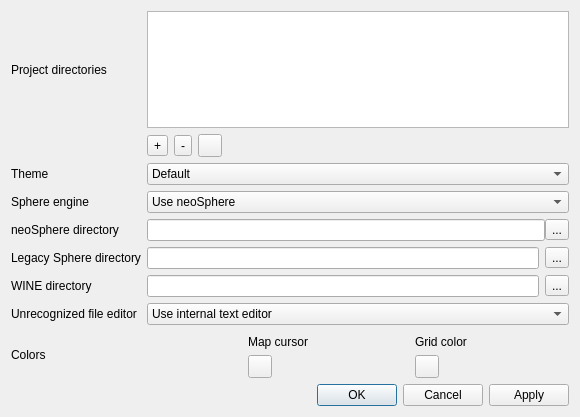
<?xml version="1.0" encoding="UTF-8"?>
<ui version="4.0">
 <class>SettingsWindow</class>
 <widget class="QDialog" name="SettingsWindow">
  <property name="windowModality">
   <enum>Qt::ApplicationModal</enum>
  </property>
  <property name="geometry">
   <rect>
    <x>0</x>
    <y>0</y>
    <width>580</width>
    <height>417</height>
   </rect>
  </property>
  <property name="minimumSize">
   <size>
    <width>580</width>
    <height>362</height>
   </size>
  </property>
  <property name="maximumSize">
   <size>
    <width>580</width>
    <height>432</height>
   </size>
  </property>
  <property name="windowTitle">
   <string>Configure QtSphere IDE</string>
  </property>
  <property name="modal">
   <bool>true</bool>
  </property>
  <layout class="QGridLayout" name="gridLayout">
   <property name="sizeConstraint">
    <enum>QLayout::SetNoConstraint</enum>
   </property>
   <item row="3" column="1">
    <widget class="QComboBox" name="whichEngine_combo">
     <property name="toolTip">
      <string>&lt;html&gt;&lt;head/&gt;&lt;body&gt;&lt;p&gt;If the legacy engine is chosen on a non-Windows OS and WINE is available, it will be used.&lt;/p&gt;&lt;/body&gt;&lt;/html&gt;</string>
     </property>
     <property name="currentText">
      <string>Use neoSphere</string>
     </property>
     <item>
      <property name="text">
       <string>Use neoSphere</string>
      </property>
     </item>
     <item>
      <property name="text">
       <string>Use Sphere 1.x (legacy)</string>
      </property>
     </item>
    </widget>
   </item>
   <item row="2" column="1">
    <widget class="QComboBox" name="theme_combo">
     <item>
      <property name="text">
       <string>Default</string>
      </property>
     </item>
     <item>
      <property name="text">
       <string>Dark</string>
      </property>
     </item>
     <item>
      <property name="text">
       <string>Custom</string>
      </property>
     </item>
    </widget>
   </item>
   <item row="1" column="1">
    <layout class="QHBoxLayout" name="projectDirBtnsLayout">
     <item>
      <widget class="QToolButton" name="addDirButton">
       <property name="toolTip">
        <string>Add project directory</string>
       </property>
       <property name="text">
        <string>+</string>
       </property>
       <property name="icon">
        <iconset theme="list-add"/>
       </property>
      </widget>
     </item>
     <item>
      <widget class="QToolButton" name="removeDirButton">
       <property name="toolTip">
        <string>Remove selected project directory</string>
       </property>
       <property name="text">
        <string>-</string>
       </property>
       <property name="icon">
        <iconset theme="list-remove"/>
       </property>
      </widget>
     </item>
     <item>
      <widget class="QToolButton" name="browseDirButton">
       <property name="toolTip">
        <string>Browse for selected project directory</string>
       </property>
       <property name="text">
        <string/>
       </property>
       <property name="icon">
        <iconset theme="folder-open"/>
       </property>
      </widget>
     </item>
     <item>
      <spacer name="horizontalSpacer">
       <property name="orientation">
        <enum>Qt::Horizontal</enum>
       </property>
       <property name="sizeHint" stdset="0">
        <size>
         <width>650</width>
         <height>20</height>
        </size>
       </property>
      </spacer>
     </item>
    </layout>
   </item>
   <item row="4" column="1">
    <layout class="QHBoxLayout" name="engineDirLayout">
     <property name="spacing">
      <number>0</number>
     </property>
     <item>
      <widget class="QLineEdit" name="neosphereDir_txt"/>
     </item>
     <item>
      <widget class="QToolButton" name="neosphereDir_btn">
       <property name="text">
        <string>...</string>
       </property>
      </widget>
     </item>
    </layout>
   </item>
   <item row="10" column="1">
    <widget class="QDialogButtonBox" name="buttonBox">
     <property name="standardButtons">
      <set>QDialogButtonBox::Apply|QDialogButtonBox::Cancel|QDialogButtonBox::Ok</set>
     </property>
     <property name="centerButtons">
      <bool>false</bool>
     </property>
    </widget>
   </item>
   <item row="5" column="0">
    <widget class="QLabel" name="legacySphereDir_lbl">
     <property name="text">
      <string>Legacy Sphere directory</string>
     </property>
    </widget>
   </item>
   <item row="8" column="1">
    <layout class="QGridLayout" name="colorsLayout">
     <property name="topMargin">
      <number>4</number>
     </property>
     <property name="horizontalSpacing">
      <number>6</number>
     </property>
     <item row="1" column="0">
      <widget class="ColorButton" name="mapCursorCol_btn">
       <property name="text">
        <string/>
       </property>
      </widget>
     </item>
     <item row="0" column="0">
      <widget class="QLabel" name="mapCursor_lbl">
       <property name="text">
        <string>Map cursor</string>
       </property>
       <property name="alignment">
        <set>Qt::AlignCenter</set>
       </property>
      </widget>
     </item>
     <item row="0" column="1">
      <widget class="QLabel" name="gridColor_lbl">
       <property name="text">
        <string>Grid color</string>
       </property>
       <property name="alignment">
        <set>Qt::AlignCenter</set>
       </property>
      </widget>
     </item>
     <item row="1" column="1">
      <widget class="ColorButton" name="gridColor_btn">
       <property name="text">
        <string/>
       </property>
      </widget>
     </item>
    </layout>
   </item>
   <item row="0" column="1">
    <widget class="QListWidget" name="projectDirsList">
     <property name="sizePolicy">
      <sizepolicy hsizetype="Expanding" vsizetype="Fixed">
       <horstretch>0</horstretch>
       <verstretch>0</verstretch>
      </sizepolicy>
     </property>
     <property name="sortingEnabled">
      <bool>false</bool>
     </property>
    </widget>
   </item>
   <item row="5" column="1">
    <layout class="QHBoxLayout" name="horizontalLayout">
     <item>
      <widget class="QLineEdit" name="legacySphereDir_txt"/>
     </item>
     <item>
      <widget class="QToolButton" name="legacySphereDir_btn">
       <property name="text">
        <string>...</string>
       </property>
      </widget>
     </item>
    </layout>
   </item>
   <item row="3" column="0">
    <widget class="QLabel" name="sphereEngine_lbl">
     <property name="text">
      <string>Sphere engine</string>
     </property>
    </widget>
   </item>
   <item row="0" column="0">
    <widget class="QLabel" name="projectDirectories_lbl">
     <property name="text">
      <string>Project directories</string>
     </property>
    </widget>
   </item>
   <item row="8" column="0">
    <widget class="QLabel" name="label">
     <property name="text">
      <string>Colors</string>
     </property>
    </widget>
   </item>
   <item row="4" column="0">
    <widget class="QLabel" name="neoSphereDir_lbl">
     <property name="text">
      <string>neoSphere directory</string>
     </property>
    </widget>
   </item>
   <item row="2" column="0">
    <widget class="QLabel" name="theme_lbl">
     <property name="text">
      <string>Theme</string>
     </property>
    </widget>
   </item>
   <item row="6" column="1">
    <layout class="QHBoxLayout" name="wineDir_layout">
     <item>
      <widget class="QLineEdit" name="wineDir_txt"/>
     </item>
     <item>
      <widget class="QToolButton" name="wineDir_btn">
       <property name="text">
        <string>...</string>
       </property>
      </widget>
     </item>
    </layout>
   </item>
   <item row="6" column="0">
    <widget class="QLabel" name="wineDir_lbl">
     <property name="text">
      <string>WINE directory</string>
     </property>
    </widget>
   </item>
   <item row="7" column="0">
    <widget class="QLabel" name="unrecognizedFileEditor_lbl">
     <property name="text">
      <string>Unrecognized file editor</string>
     </property>
    </widget>
   </item>
   <item row="7" column="1">
    <widget class="QComboBox" name="unrecognizedFileEditor_combo">
     <item>
      <property name="text">
       <string>Use internal text editor</string>
      </property>
     </item>
     <item>
      <property name="text">
       <string>Use external editor</string>
      </property>
     </item>
    </widget>
   </item>
  </layout>
 </widget>
 <customwidgets>
  <customwidget>
   <class>ColorButton</class>
   <extends>QToolButton</extends>
   <header>widgets/colorbutton.h</header>
  </customwidget>
 </customwidgets>
 <resources/>
 <connections/>
</ui>
